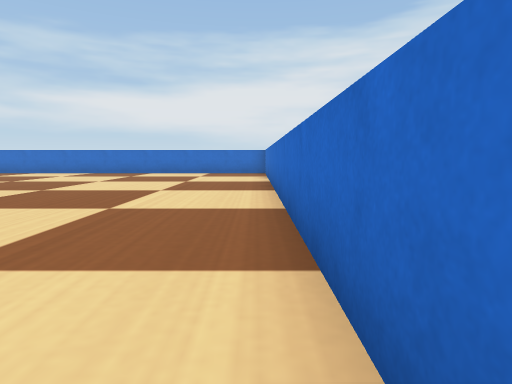
[1] (above)

19 first-person views from a walk through a Webots world. The camera is 0.07 m above the floor, tilts 6° down and sees 75° across. The floor is counted in squares, 0.1 m on a side. Each view is taken from the middle of a square. On the plan, view 1 faces up. The plan holds only what a view shows up to about 10 squares ahead; the rest is blank. The robots in the file are not drawn. Simple shapes and patterns stand in for the simulator's stock objects.

[2]
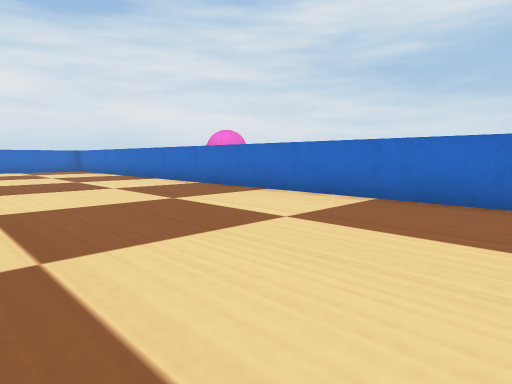

[3]
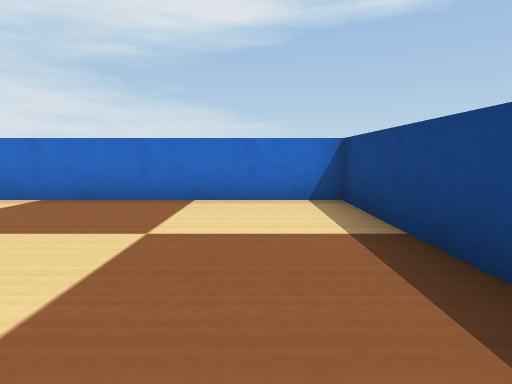

[4]
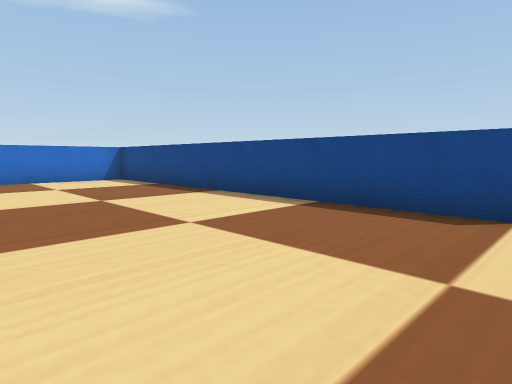

[5]
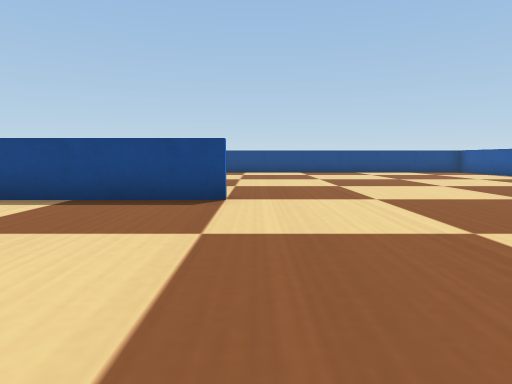

[6]
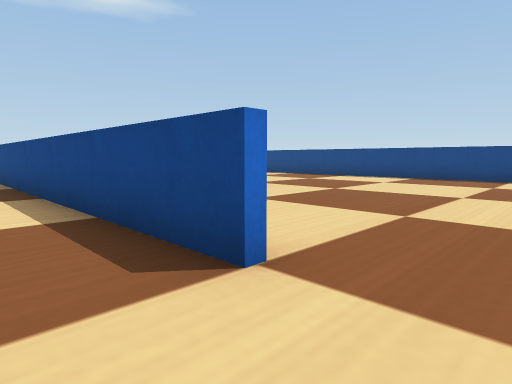

[7]
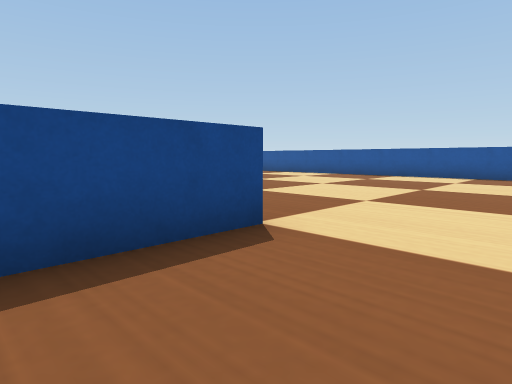

[8]
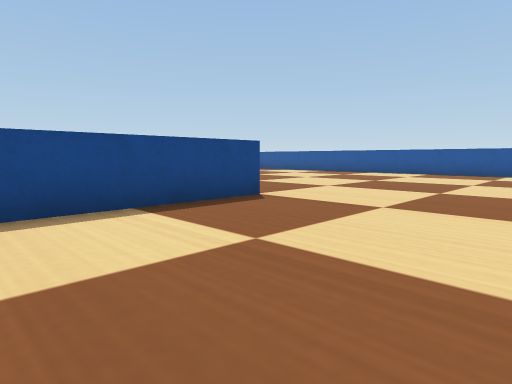

[9]
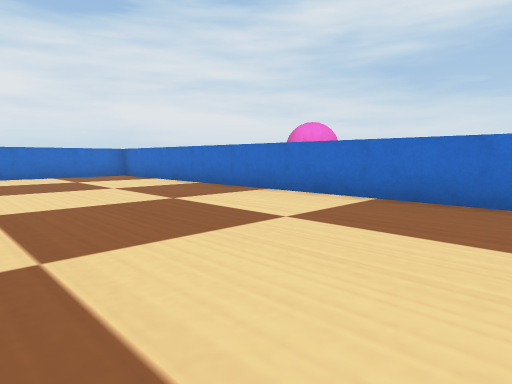

[10]
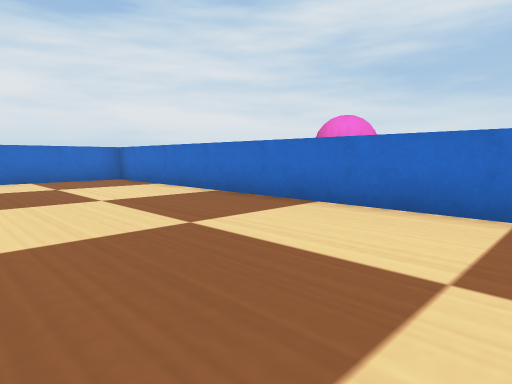

[11]
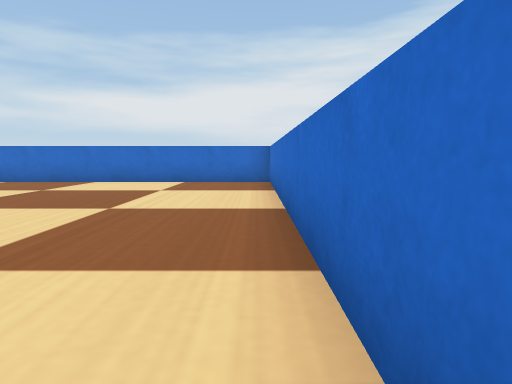

[12]
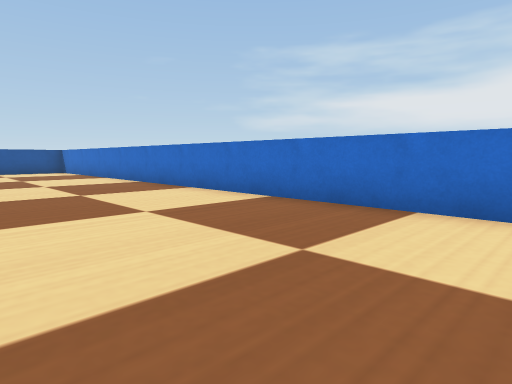

[13]
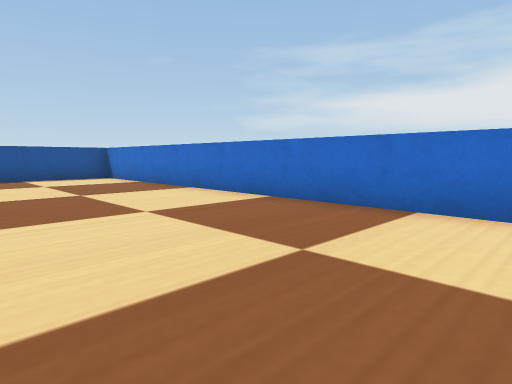

[14]
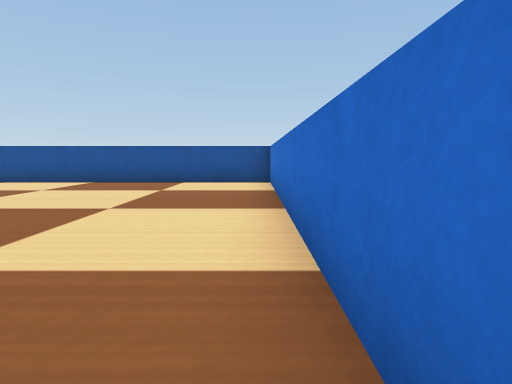

[15]
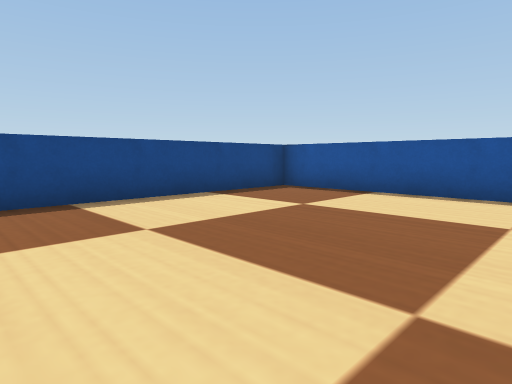

[16]
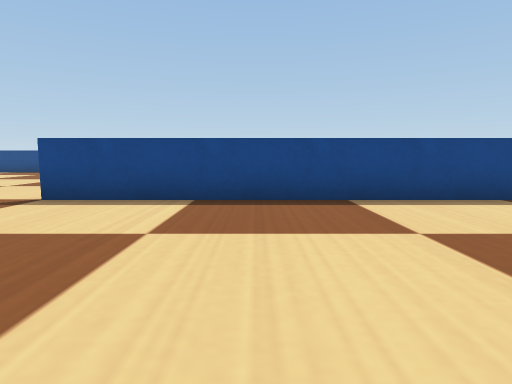

[17]
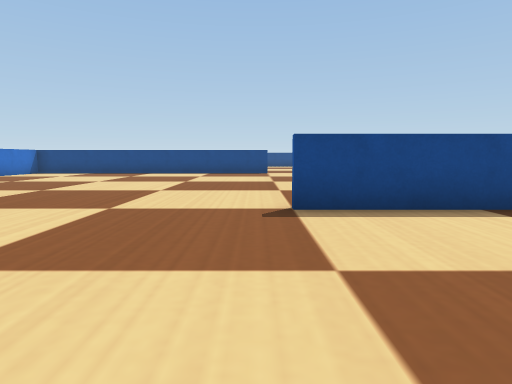

[18]
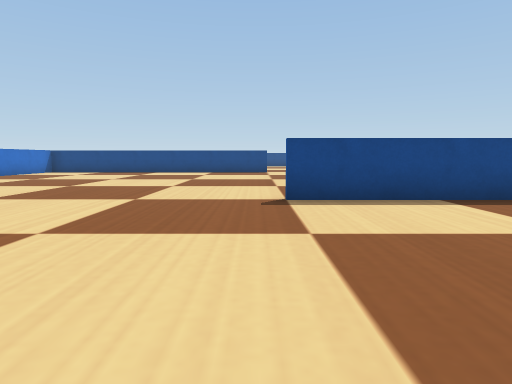

[19]
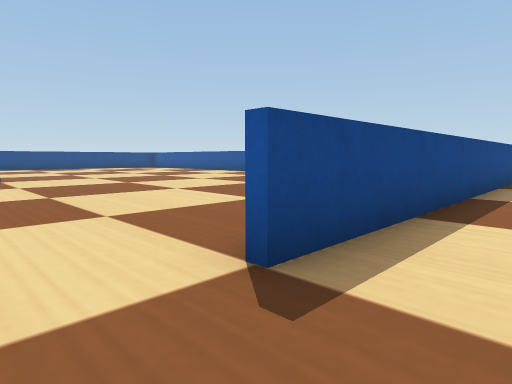

### Floor plan
Points are (right, up) in squares from view 1. A wall is a line through its corners. A room is listed if a view was taken in it or the views show most of it. See-through windows are left out.
Room 1 (views 1, 2, 3, 4, 5, 6, 7, 8, 9, 10)
walls: (-9.6, -5.4) (0.4, -5.4) (0.4, 4.5)
ways out: opening at (-4.5, 5) to room 2; opening at (-14.5, -5)
Room 2 (views 11, 12, 13, 14, 15, 16, 17, 18, 19)
walls: (0.5, 14.4) (-18.9, 14.4); (0.4, 4.5) (0.4, 13.9); (-19.4, 14.5) (-19.4, 4.6) (-9.5, 4.6)
ways out: opening at (-4.5, 5) to room 1

Where each view was taken, in squares from view 1:
view 1: 0 up, 0 right, facing up
view 2: 3 down, 5 left, facing up-right
view 3: 4 down, 5 left, facing right
view 4: 1 down, 10 left, facing down-right
view 5: 0 up, 10 left, facing down
view 6: 4 down, 11 left, facing down-right
view 7: 3 down, 7 left, facing down-left
view 8: 1 down, 5 left, facing down-left
view 9: 2 up, 5 left, facing up-right
view 10: 4 up, 4 left, facing up-right
view 11: 5 up, 0 right, facing up
view 12: 10 up, 3 left, facing up-left
view 13: 10 up, 8 left, facing up-left
view 14: 14 up, 10 left, facing left
view 15: 10 up, 13 left, facing down-left
view 16: 10 up, 13 left, facing down
view 17: 9 up, 9 left, facing down
view 18: 10 up, 9 left, facing down
view 19: 6 up, 8 left, facing down-left
